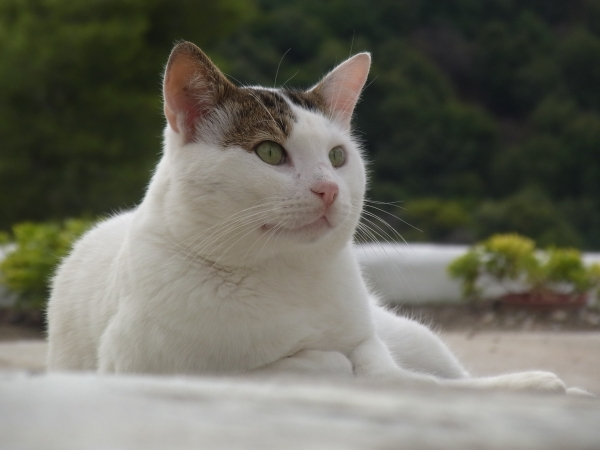
#> input picture Images/Cat.jpg, 600 x 450 px
$ python viginate.py
#> lines starting #> are read from the running program, lines starting #| are printed output that depends on the picture
import cv2 as cv
import numpy as np

img = cv.imread('Cat.jpg')
#> img is the input picture: shape (450, 600, 3); mean B, G, R 96, 107.3, 107.6
rows, cols = img.shape[:2]
#> rows = 450; cols = 600

# kernel_x = cv.getGaussianKernel(cols, 200)
# kernel_y = cv.getGaussianKernel(rows, 200)
kernel_x = cv.getGaussianKernel(int(1.5*cols), 200)
kernel_y = cv.getGaussianKernel(int(1.5*rows), 200)

kernel = kernel_y * kernel_x.T

mask = 255 * kernel / np.linalg.norm(kernel)
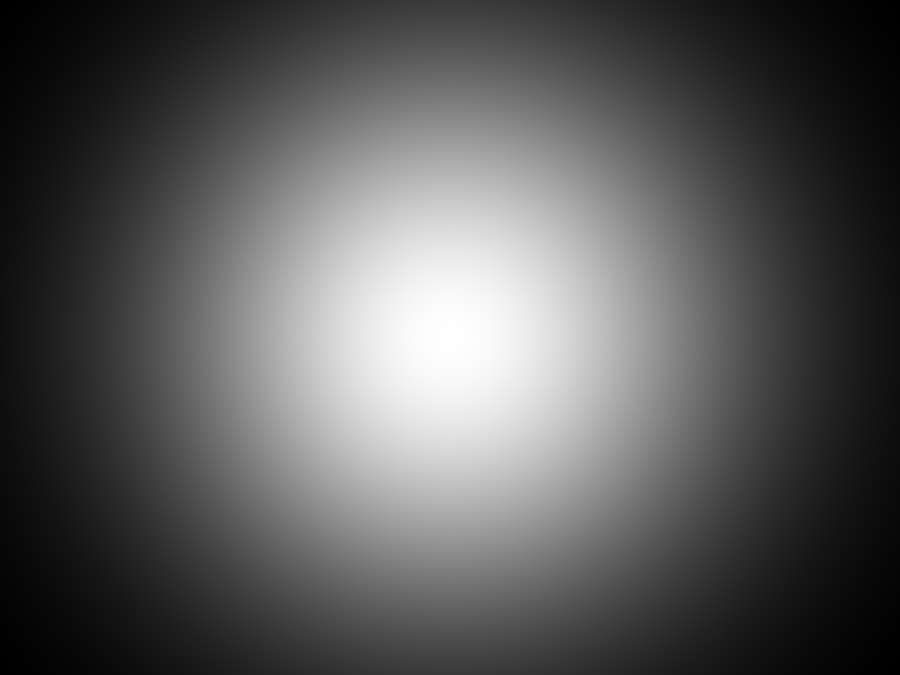
#> kernel: shape (675, 900) float64; min 8.69e-08, max 4.49e-06, mean 1.65e-06; drawn with min black and max white
mask = mask[int(0.5*rows):, int(0.5*cols):]
output = np.copy(img)

for i in range(3):
    output[:, :, i] = output[:, :, i] * mask
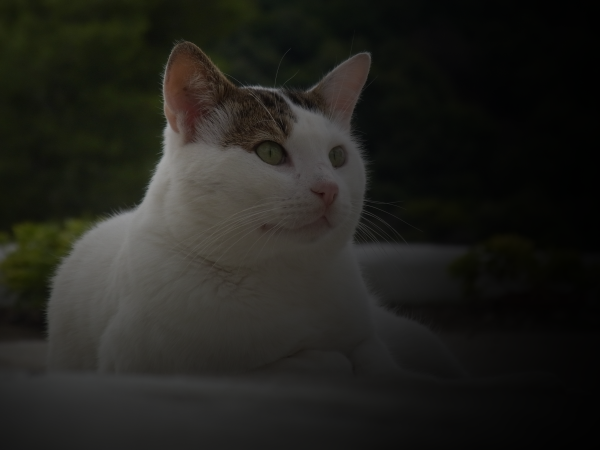
#> output: shape (450, 600, 3); mean B, G, R 29, 33.5, 33.7

cv.imshow('original', img)
cv.imshow('Viginate', output)
cv.waitKey(0)
